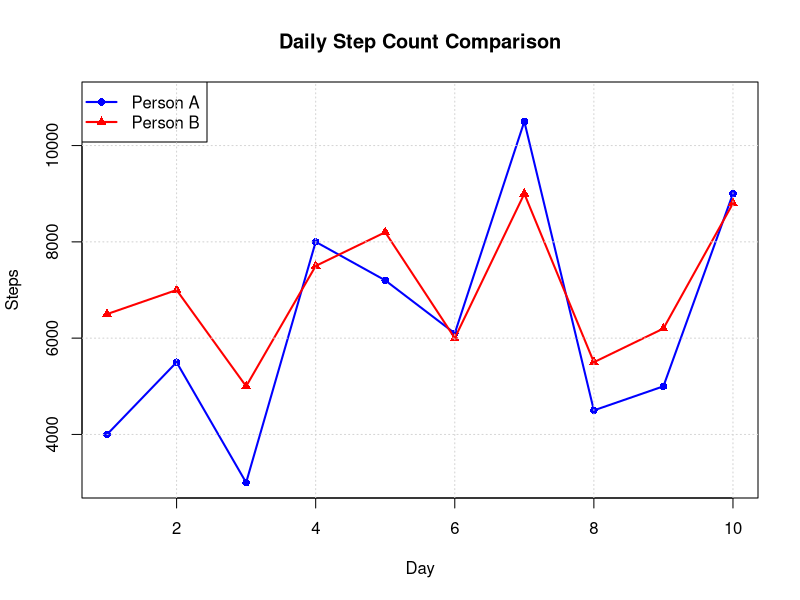

Source code (R):
# Check current working directory
getwd()

# Set your folder path (optional)
setwd("C:/Users/zahra/OneDrive/Documents/6007.r")

# Create vector for days
days <- c(1,2,3,4,5,6,7,8,9,10)

# Steps for Person A
personA <- c(4000, 5500, 3000, 8000, 7200, 6100, 10500, 4500, 5000, 9000)

# Steps for Person B
personB <- c(6500, 7000, 5000, 7500, 8200, 6000, 9000, 5500, 6200, 8800)

# Print data
print(days)
print(personA)
print(personB)

# Plot first line
plot(days, personA,
     type = "o",
     col = "blue",
     pch = 16,
     lwd = 2,
     ylim = c(3000, 11000),   # set range for both lines
     main = "Daily Step Count Comparison",
     xlab = "Day",
     ylab = "Steps")

# Add Person B line
lines(days, personB,
      type = "o",
      col = "red",
      pch = 17,
      lwd = 2)

# Add legend to identify lines
legend("topleft",
       legend = c("Person A", "Person B"),
       col = c("blue", "red"),
       pch = c(16, 17),
       lwd = 2)

# Add grid for better readability
grid()
